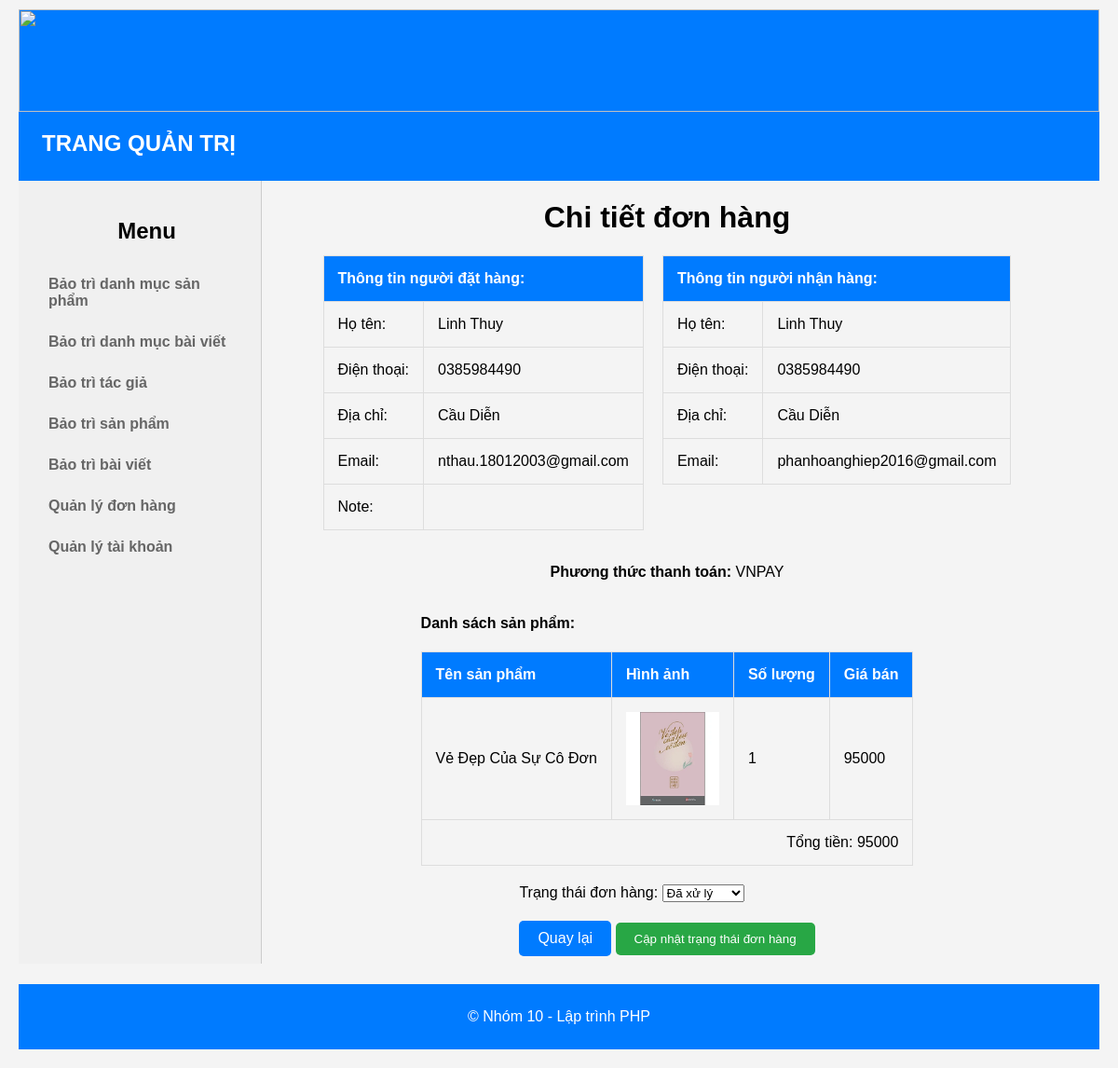
/Admin/Manage_orders/order_detail.php?orderID=5320, run on the app's committed database.
### tables this page shows
CREATE TABLE `orders` (
  `id` int(11) NOT NULL,
  `order_method_id` int(11) NOT NULL,
  `member_id` int(11) NOT NULL,
  `order_date` datetime NOT NULL DEFAULT current_timestamp(),
  `status` tinyint(1) NOT NULL DEFAULT 1 COMMENT '1: Chưa xử lý; 2: Đang xử lý; 3: Đã xử lý; 4: Hủy',
  `receiver` varchar(50) NOT NULL,
  `address` varchar(150) NOT NULL,
  `phone` varchar(12) NOT NULL,
  `email` varchar(30) DEFAULT NULL,
  `note` varchar(200) NOT NULL
);

CREATE TABLE `member` (
  `id` int(11) NOT NULL,
  `username` varchar(20) NOT NULL,
  `password` varchar(32) NOT NULL,
  `fullname` varchar(50) NOT NULL,
  `phonenumber` varchar(11) NOT NULL,
  `address` varchar(100) NOT NULL,
  `email` varchar(50) NOT NULL,
  `status` tinyint(1) NOT NULL DEFAULT 1
);

CREATE TABLE `order_methods` (
  `id` int(11) NOT NULL,
  `name` varchar(50) NOT NULL,
  `status` tinyint(1) NOT NULL DEFAULT 1
);

CREATE TABLE `order_detail` (
  `productId` int(11) NOT NULL,
  `orderId` int(11) NOT NULL,
  `quantity` int(11) NOT NULL,
  `price` int(11) NOT NULL
);

CREATE TABLE `products` (
  `id` int(11) NOT NULL,
  `author_id` int(11) NOT NULL,
  `cat_id` int(11) NOT NULL,
  `name` varchar(100) NOT NULL,
  `price` int(11) NOT NULL,
  `image` varchar(50) NOT NULL,
  `description` text NOT NULL,
  `product_quantity` int(2) NOT NULL DEFAULT 10,
  `status` tinyint(1) NOT NULL DEFAULT 1
);

### conn_db.php (called while the page is built, shortened)
<?php
    function connectToDatabase(){
        $servername = 'localhost';
        $username = 'root';
        $password = '';
        $name_db = 'starbook_database';
        $conn = new mysqli($servername, $username, $password, $name_db);
        return $conn;
    }
    function queryDatabase($sql){
        $conn = connectToDatabase();
        $result = $conn->query($sql);
        $data = [];
        while ($row = $result->fetch_assoc()) {
            $data[] = $row;
        }
        return $data;
    }
?>

### Admin/Manage_orders/order_detail.php (the view, shortened to what this page needs)
<?php
    include "../../conn_db.php";
    if(isset($_GET['orderID'])){
        $orderID = $_GET['orderID'];
        $sqlOrder = "select a.fullname, a.phonenumber as 'member_phone', a.address as 'member_address', a.email  as 'member_email',
                    b.*, c.name as 'order_method_name' from member a join orders b on a.id = b.member_id
                    join order_methods c on b.order_method_id = c.id
                    where b.id = $orderID";
        $sqlOrderProduct = "select products.name, products.image, order_detail.quantity, order_detail.price
                            from order_detail join products on order_detail.productId =  products.id
                            where order_detail.orderId = $orderID";
        $order = queryDatabase($sqlOrder)[0];
        $dataOrderProduct = queryDatabase($sqlOrderProduct);
        $statusOrderOld = $order['status'];
        $tong = 0;
        foreach($dataOrderProduct as $product){
            $tong += $product['price'];
        }
    }
?>
<!DOCTYPE html>
<html lang="vi">
<head>
</head>
<body>
    <?php include "../Admin_dashboard/Header_Sidebar.php"?>
    <div class="container">
        <div class="header">
            <h1>Chi tiết đơn hàng</h1>
        </div>
        <div class="infors">
            <div class="infor">
                <table>
                    <thead>
                        <tr><th colspan="2">Thông tin người đặt hàng:</th></tr>
                    </thead>
                    <tbody>
                        <tr>
                            <td>Họ tên:</td>
                            <td><?= $order['fullname'] ?></td>
                        </tr>
                        <tr>
                            <td>Điện thoại:</td>
                            <td><?= $order['member_phone'] ?></td>
                        </tr>
                        <tr>
                            <td>Địa chỉ:</td>
                            <td><?= $order['member_address'] ?></td>
                        </tr>
                        <tr>
                            <td>Email:</td>
                            <td><?= $order['member_email'] ?></td>
                        </tr>
                        <tr>
                            <td>Note:</td>
                            <td><?= $order['note'] ?></td>
                        </tr>
                    </tbody>
                </table>
            </div>
            <div class="infor">
                <table>
                    <thead>
                        <tr><th colspan="2">Thông tin người nhận hàng:</th></tr>
                    </thead>
                    <tbody>
                        <tr>
                            <td>Họ tên:</td>
                            <td><?= $order['receiver'] ?></td>
                        </tr>
                        <tr>
                            <td>Điện thoại:</td>
                            <td><?= $order['phone'] ?></td>
                        </tr>
                        <tr>
                            <td>Địa chỉ:</td>
                            <td><?= $order['address'] ?></td>
                        </tr>
                        <tr>
                            <td>Email:</td>
                            <td><?= $order['email'] ?></td>
                        </tr>
                    </tbody>
                </table>
            </div>
        </div>
        <div class="orderType">
            <p><b>Phương thức thanh toán:</b> <span><?= $order['order_method_name'] ?></span></p>
        </div>
        <div class="product_list">
            <h4>Danh sách sản phẩm:</h4>
            <table class="tbl_sp">
                <thead>
                    <tr>
                        <th>Tên sản phẩm</th>
                        <th>Hình ảnh</th>
                        <th>Số lượng</th>
                        <th>Giá bán</th>
                    </tr>
                </thead>
                <tbody class="list_products_detail">
                    <?php
                    foreach ($dataOrderProduct as $row) {
                        echo "<tr>";
                        echo "<td>{$row['name']}</td>";
                        echo "<td><img src='../../images/{$row['image']}' alt='{$row['image']}'></td>";
                        echo "<td>{$row['quantity']}</td>";
                        echo "<td>{$row['price']}</td>";
                        echo "</tr>";
                    }
                    ?>
                    <tr>
                        <td colspan="4" style="text-align: right;">Tổng tiền: <?php echo $tong; ?></td>
                    </tr>
                </tbody>
            </table>
        </div>
        <form action="handleOrderDetail.php" method="post">
            <div class="status">
                <label for="statusOrder">Trạng thái đơn hàng: </label>
                <select name="statusOrder" id="statusOrder">
                    <option value="3" <?= $statusOrderOld == 3 ? 'selected' : '' ?>>Đã xử lý</option>
                </select>
            </div>
            <div class="btns">
                <a href="list_orders.php?orderType=<?php echo $order['status'];?>" class="btnQuayLai">Quay lại</a>
                <input type="submit" name="btnUpdate" id="btnUpdate" value="Cập nhật trạng thái đơn hàng">
            </div>
        </form>
    </div>
    <?php include "../Admin_dashboard/Footer.php"?>
</body>
</html>

### Admin/Manage_orders/order_detail.php (style rules this page uses)
body { font-family: Arial, sans-serif; background-color: #f4f4f4; margin: 0; padding: 20px; }
.container { width: 75%; margin-left: 220px; display: flex; flex-direction: column; align-items: center; }
.infors { display: flex; }
.infors .infor { padding-left: 10px; padding-right: 10px; }
.infor table, .product_list table { width: 100%; border-collapse: collapse; margin-bottom: 20px; max-height: 10vh; }
.infor th, .infor td, .product_list th, .product_list td { padding: 15px; border: 1px solid #ddd; text-align: left; }
.infor th, .product_list th { background-color: #007bff; color: white; }
.status { margin-bottom: 20px; }
.btnQuayLai { display: inline-block; background-color: #007bff; color: white; padding: 10px 20px; text-decoration: none; border: none; border-radius: 5px; cursor: pointer; transition: background-color 0.3s ease; margin-bottom: 20px; margin-left: auto; }
#btnUpdate { background-color: #28a745; color: white; padding: 10px 20px; border: none; border-radius: 5px; cursor: pointer; transition: background-color 0.3s ease; }
.list_products_detail td img { width: 100px; height: auto; display: block; margin: 0 auto; }

### data on the page
orders: member.fullname "Linh Thuy", member.phonenumber "0385984490", member.address "Cầu Diễn", member.email "nthau.18012003@gmail.com", receiver "Linh Thuy", phone "0385984490", address "Cầu Diễn", email "phanhoanghiep2016@gmail.com", order_method.name "VNPAY", statusOrder "Đã xử lý"
order_detail: productId.name "Vẻ Đẹp Của Sự Cô Đơn", productId.image (picture), quantity "1", price "95000"

### other printed values
$tong "95000"
